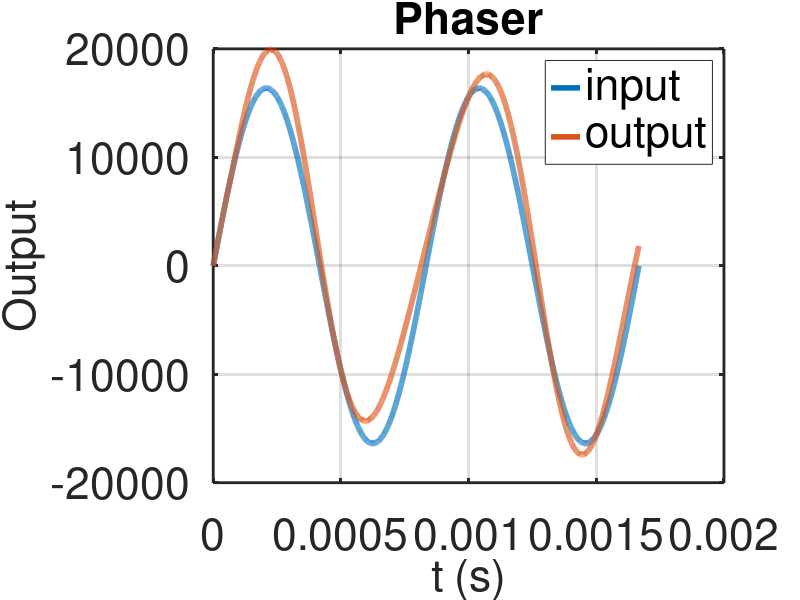

The MATLAB source for this figure:
%%%%%%%%%%%%%%%%%%%%%%%%%%%%%%%%%%%%%%
% Authors: Dustin and Lucas
% Course: EGR 423
% Instructor: Prof. Bruce Dunne
% Date: Apr. 2024
% File written for and run in Octave software
%%%%%%%%%%%%%%%%%%%%%%%%%%%%%%%%%%%%%%

fs = 44100;
% import guitar clip
%src = audioread('guitar.wav');
%src = transpose(src(:, 1));
f = 1.2e3;
t = linspace(0, 2/f, 32767);
src = 16384*sin(2*pi*f*t);

phase = sin(2*pi*1000*t);
smpls = length(src);

out = src;%zeros(1, smpls);


cntmax = floor(44.1*32); cntmin = 1;
head = cntmax;
tail = cntmin;
buf = zeros(1,cntmax);

for i = 1:smpls
  buf(head) = (out(i)/2);

  out(i) = out(i) + .5*buf(tail)*phase(i);
  if(tail == cntmax)
    tail = cntmin;
  else
    tail++;
  endif
  if(head == cntmax)
    head = cntmin;
  else
    head++;
  endif

endfor

figure(1)
plot(t, src, "linewidth",4);
hold on;
plot(t, out, "linewidth",4);
grid on;
hold off;
set(gca, "linewidth", 2, "fontsize", 32);
title('Phaser',"fontsize", 32);
ylabel('Output',  "fontsize", 32);
xlabel('t (s)',  "fontsize", 32);
set(gca, "linewidth", 2, "fontsize", 32);
legend('input', 'output', "fontsize", 32);

%out= out/max(abs(out));


%sound(out, fs);
